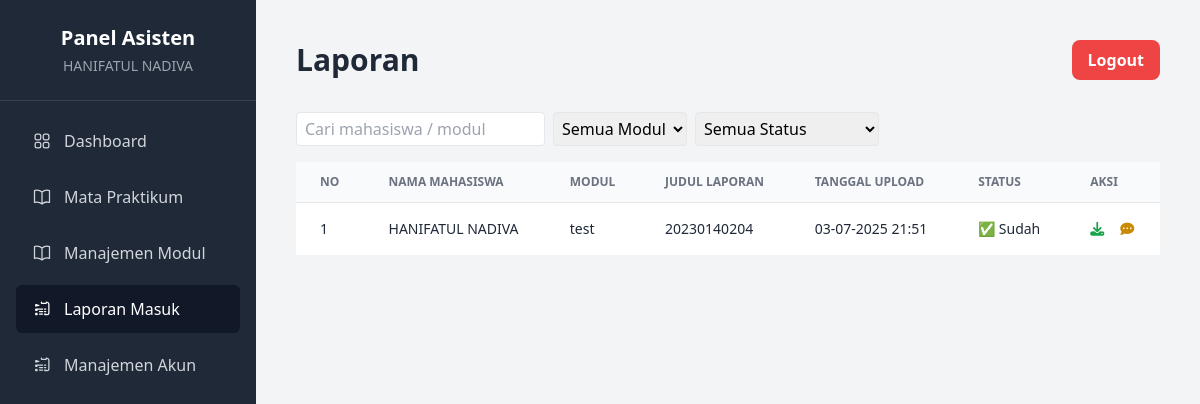
Screenshot of /SistemPengumpulanTugas/asisten/laporan/laporan.php (signed in) with the database file from the repository.
### tables this page shows
CREATE TABLE `laporan` (
  `id_laporan` int(11) NOT NULL,
  `id_modul` int(11) NOT NULL,
  `id_user` int(11) NOT NULL,
  `judul_laporan` varchar(255) DEFAULT NULL,
  `file_laporan` varchar(255) DEFAULT NULL,
  `tanggal_upload` datetime DEFAULT NULL,
  `status` enum('sudah','belum') DEFAULT 'belum',
  `nilai` int(11) DEFAULT NULL,
  `feedback` text DEFAULT NULL,
  `created_at` timestamp NOT NULL DEFAULT current_timestamp(),
  `updated_at` timestamp NOT NULL DEFAULT current_timestamp() ON UPDATE current_timestamp()
);

CREATE TABLE `users` (
  `id` int(11) NOT NULL,
  `nama` varchar(100) NOT NULL,
  `email` varchar(100) NOT NULL,
  `password` varchar(255) NOT NULL,
  `role` enum('mahasiswa','asisten') NOT NULL,
  `created_at` timestamp NOT NULL DEFAULT current_timestamp()
);

CREATE TABLE `modul` (
  `id` int(11) NOT NULL,
  `id_praktikum` int(11) NOT NULL,
  `judul_modul` varchar(255) NOT NULL,
  `file_materi` varchar(255) DEFAULT NULL,
  `created_at` datetime DEFAULT current_timestamp()
);

### SistemPengumpulanTugas/asisten/laporan/laporan.php (the view, shortened to what this page needs)
<?php
require_once '../templates/header.php';
require_once '../../config.php';
$tipe = 'laporan';
$search = $_GET['search'] ?? '';
$status = $_GET['status'] ?? '';
$sql = "
    SELECT l.id_laporan, u.nama AS nama_mahasiswa, m.judul_modul,
           l.judul_laporan, l.tanggal_upload, l.status, l.file_laporan
    FROM laporan l
    JOIN users u ON l.id_user = u.id
    JOIN modul m ON l.id_modul = m.id
    WHERE u.role = 'mahasiswa'
";
$sql .= " ORDER BY l.tanggal_upload DESC";
$result = mysqli_query($conn, $sql);
$columns = ['No', 'Nama Mahasiswa', 'Modul', 'Judul Laporan', 'Tanggal Upload', 'Status'];
$fields = ['no', 'nama_mahasiswa', 'judul_modul', 'judul_laporan', 'tanggal_upload', 'status'];
$data = [];
$no = 1;
while ($row = mysqli_fetch_assoc($result)) {
    $data[] = [
        'no' => $no++,
        'nama_mahasiswa' => $row['nama_mahasiswa'],
        'judul_modul' => $row['judul_modul'],
        'judul_laporan' => $row['judul_laporan'] ?: '-',
        'tanggal_upload' => $row['tanggal_upload'] ? date('d-m-Y H:i', strtotime($row['tanggal_upload'])) : '-',
        'status' => $row['status'] === 'sudah' ? '✅ Sudah' : '❌ Belum',
        'id_laporan' => $row['id_laporan'],
        'file_laporan' => $row['file_laporan'],
        'status_raw' => $row['status']
    ];
}
echo '<div class="mb-4">
    <form method="GET" id="filterForm" class="flex flex-wrap gap-2 items-center">
        <input type="text" name="search" placeholder="Cari mahasiswa / modul" value="' . htmlspecialchars($search) . '" class="border p-1 px-2 rounded">
        <select name="id_modul" class="border p-1 rounded">
            <option value="">Semua Modul</option>';
        echo '</select>
        <select name="status" class="border p-1 rounded">
            <option value="">Semua Status</option>
            <option value="sudah" ' . ($status === 'sudah' ? 'selected' : '') . '>Sudah Dikumpulkan</option>
            <option value="belum" ' . ($status === 'belum' ? 'selected' : '') . '>Belum Dikumpulkan</option>
        </select>
    </form>
</div>
<script>
  const form = document.getElementById("filterForm");
  form.status.addEventListener("change", function () {
    form.submit();
  });
  form.id_modul.addEventListener("change", function () {
    form.submit();
  });
  let typingTimer;
  form.search.addEventListener("keyup", function () {
    clearTimeout(typingTimer);
    typingTimer = setTimeout(() => form.submit(), 500);
  });
</script>';
require_once '../templates/table.php';

### SistemPengumpulanTugas/asisten/templates/table.php
<table class="min-w-full divide-y divide-gray-200">
  <thead class="bg-gray-50">
    <tr>
      <?php foreach ($columns as $col): ?>
        <th class="px-6 py-3 text-left text-xs font-semibold text-gray-500 uppercase"><?= $col ?></th>
      <?php endforeach; ?>
      <th class="px-6 py-3 text-left text-xs font-semibold text-gray-500 uppercase">Aksi</th>
    </tr>
  </thead>
  <tbody class="bg-white divide-y divide-gray-200">
    <?php if (!empty($data)): ?>
      <?php foreach ($data as $row): ?>
        <tr class="hover:bg-gray-50">
          <?php foreach ($fields as $field): ?>
            <td class="px-6 py-4 text-sm text-gray-800"><?= htmlspecialchars($row[$field]) ?></td>
          <?php endforeach; ?>
          <td class="px-6 py-4 text-sm text-gray-700 space-x-3">
            <?php include 'actions.php'; ?>
          </td>
        </tr>
      <?php endforeach; ?>
    <?php else: ?>
      <tr><td colspan="<?= count($fields) + 1 ?>" class="px-6 py-4 text-center text-gray-500">Tidak ada data</td></tr>
    <?php endif; ?>
  </tbody>
</table>

### SistemPengumpulanTugas/asisten/templates/actions.php (shortened to what this page needs)
<div class="flex space-x-2">
  <?php if (isset($tipe) && $tipe === 'laporan'): ?>
    <?php if (!empty($row['file_laporan'])): ?>
      <a href="../../uploads/laporan/<?= rawurlencode($row['file_laporan']) ?>"
        class="inline-block text-green-600 hover:text-green-800 mr-2"
        title="Unduh File" download >
        <i class="fas fa-download"></i>
      </a>
    <?php else: ?>
      <span class="text-gray-400" title="Tidak ada file"><i class="fas fa-file"></i></span>
    <?php endif; ?>
    <?php if ($row['status_raw'] === 'sudah'): ?>
      <a href="detail.php?id=<?= $row['id_laporan'] ?>"
         class="inline-block text-yellow-600 hover:text-yellow-800"
         title="Beri Feedback">
        <i class="fas fa-comment-dots"></i>
      </a>
    <?php endif; ?>
  <?php endif; ?>
</div>

### rows the page displays
laporan: id_laporan "1", id_user.nama "HANIFATUL NADIVA", id_modul.judul_modul "test", judul_laporan "20230140204", field "03-07-2025 21:51", field "✅ Sudah"

### other values shown
$_SESSION['nama'] "HANIFATUL NADIVA"
$pageTitle "Laporan"
$col "NO"
$col "NAMA MAHASISWA"
$col "MODUL"
$col "JUDUL LAPORAN"
$col "TANGGAL UPLOAD"
$col "STATUS"
